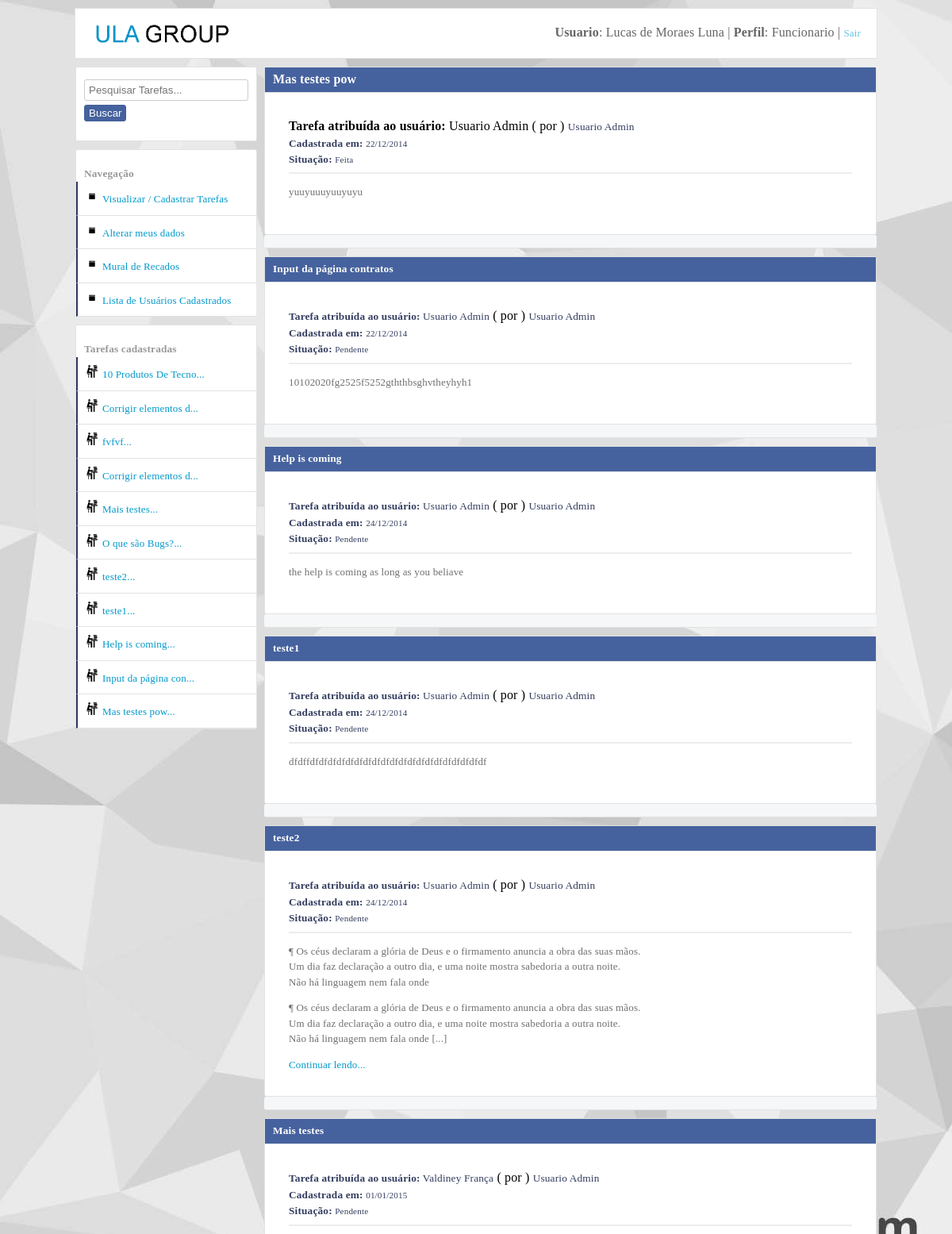
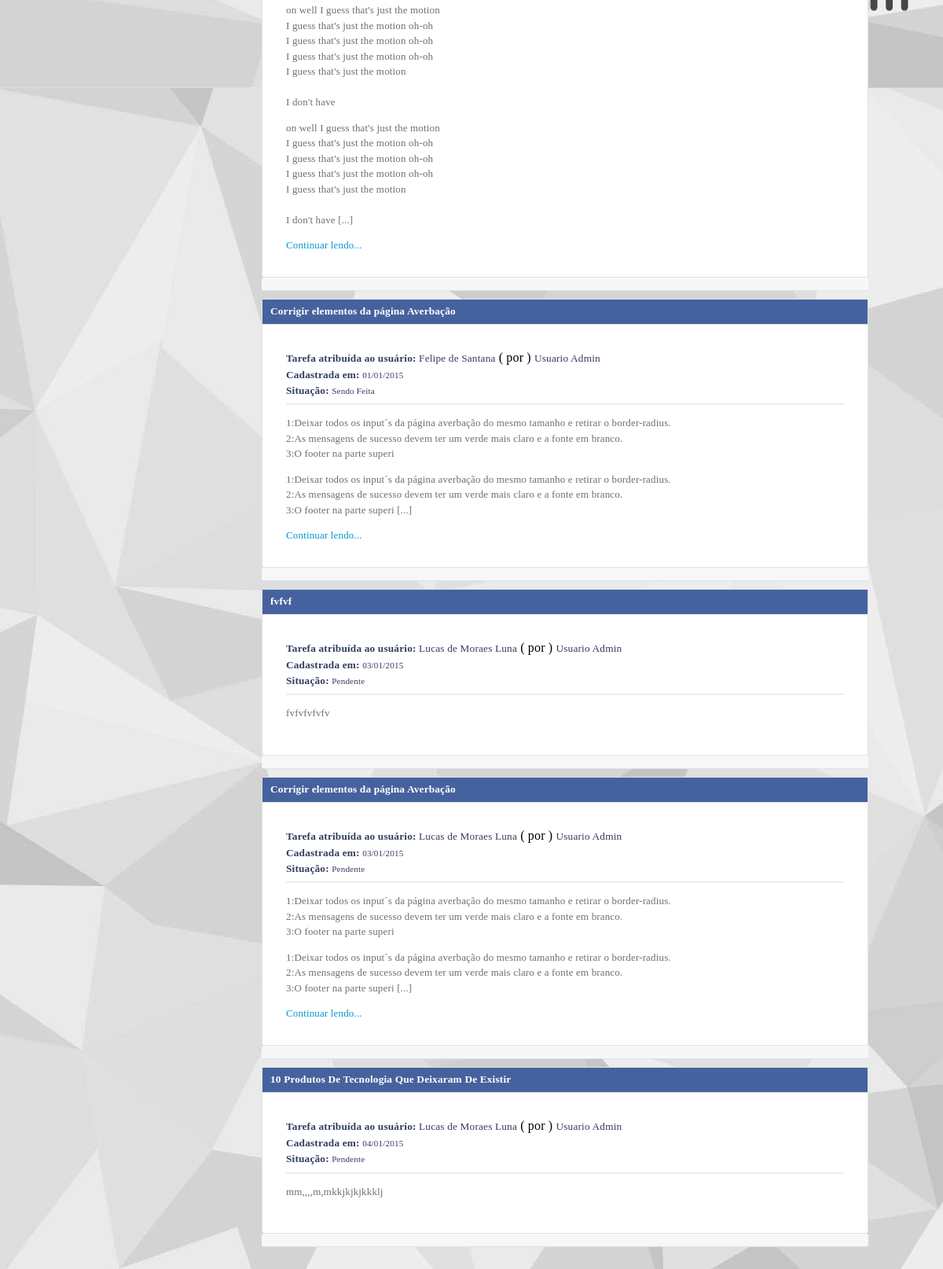
The page /dashboard.php?tarefasCadaUsuario&id=12 (signed in) on the database its author committed (2 pictures, top to bottom).
### tables this page shows
CREATE TABLE IF NOT EXISTS `tarefas` (
  `id` int(11) NOT NULL AUTO_INCREMENT,
  `titulo` varchar(50) NOT NULL,
  `texto` text NOT NULL,
  `vinculoUsuario` int(11) NOT NULL,
  `dataCadastro` varchar(10) NOT NULL,
  `situacao` int(11) DEFAULT NULL,
  `dataAcao` varchar(10) DEFAULT NULL,
  `criadorDaTarefa` int(11) NOT NULL,
  PRIMARY KEY (`id`),
  KEY `fk_criador_da_tarefa` (`criadorDaTarefa`),
  KEY `fk_quem_vai_fazer_a_tarefa` (`vinculoUsuario`)
);

CREATE TABLE IF NOT EXISTS `usuarios` (
  `id` int(11) NOT NULL AUTO_INCREMENT,
  `nome` varchar(40) NOT NULL,
  `login` varchar(40) NOT NULL,
  `senha` varchar(10) NOT NULL,
  `dataCadastro` varchar(10) NOT NULL,
  `perfil` int(11) NOT NULL,
  `perfil_master_master` int(11) DEFAULT NULL,
  PRIMARY KEY (`id`)
);

### Container.class.php (called while the page is built, shortened)
<?php
class Container
{
	public static function getUsuario()
	{
		$usuario = new UsuarioModel(self::getConexao());
		return $usuario;
	}
	public static function getConexao()
	{
		$servidor = "false";
		if ($servidor == "true")
		{
			$conexao = new Conexao("mysql.hostinger.com.br","u592982482_ney","u592982482_ney","32402709ney");
		}
		else
		{
			$conexao = new Conexao("localhost","tarefas","root","");
		}
	    return $conexao;
	}
}

### db/Conexao.class.php (called while the page is built, shortened)
<?php
class Conexao implements ConexaoInterface
{
	private $host;
	private $db;
	private $user;
	private $password;
	public function __construct($host, $db, $user, $password)
	{
		$this->host = $host;
		$this->db = $db;
		$this->user = $user;
		$this->password = $password;
	}
	public function connect()
	{
		return new \PDO("mysql:host={$this->host};dbname={$this->db}",$this->user,$this->password);
	}
}

### models/UsuarioModel.class.php (called while the page is built, shortened)
<?php
class UsuarioModel
{
	private $tableName = "usuarios";
	private $db;
	public function __construct(ConexaoInterface $conexao)
	{
		$this->db = $conexao->connect();
	}
	public function listarWhere($campo, $valor)
	{
		if ($campo == "id")
		{
			$valor = (int) $valor;
		}
		$query = $this->db->prepare("select * from {$this->tableName} where {$campo} = ?");
		$query->execute(array($valor));
		return $query->fetchAll(PDO::FETCH_OBJ);
	}
	public function colecaoUsuarioTarefas()
	{
		$query = $this->db->prepare("select usuarios.id as idUsuario, tarefas.id as idTarefas,
        nome, login, perfil, usuarios.dataCadastro as usuarioDataDoCadastro,
        titulo, texto, tarefas.dataCadastro as tarefasDataDoCadastro,
        situacao, dataAcao, criadorDaTarefa, vinculoUsuario
        from usuarios join tarefas on tarefas.criadorDaTarefa =
        usuarios.id order by tarefas.id desc");
        $query->execute();
		return $query->fetchAll(PDO::FETCH_OBJ);
	}
	public function colecaoUsuarioTarefasWhere($campo, $valor)
	{
		$query = $this->db->prepare("select usuarios.id as idUsuario, tarefas.id as idTarefas,
        nome, login, perfil, usuarios.dataCadastro as usuarioDataDoCadastro,
        titulo, texto, tarefas.dataCadastro as tarefasDataDoCadastro,
        situacao, dataAcao, criadorDaTarefa, vinculoUsuario
        from usuarios join tarefas on tarefas.criadorDaTarefa =
        usuarios.id where {$campo} = ?");
        $query->execute(array($valor));
		return $query->fetchAll(PDO::FETCH_OBJ);
	}
}

### utilidades/functions.php (called while the page is built, shortened)
<?php
function DelimitarPorTamnho($entrada,$tamanho,$acabamento)
{
	$saida = str_split($entrada,$tamanho);
    return $saida[0].$acabamento;
}
function situacaoTarefa($situacao)
{
	if ($situacao == "1")
	{
		return "Pendente";
	}
	elseif ($situacao == "2")
	{
		return "Sendo Feita";
	}
	elseif ($situacao == "3")
	{
		return "Feita";
	}
}

### layout_parts/area_result_post_cada_usuario.php (the view, shortened to what this page needs)
<?php
foreach($usuario->colecaoUsuarioTarefasWhere("criadorDaTarefa",$id) as $listar):
foreach($usuario->listarWhere("id",$listar->vinculoUsuario) as $list)
{
	$_nomeDoUsuarioTarefaAtibuida = $list->nome;
}
?>
<section class="areas apresenta-tarefas">
<h1 class="h1-title-tarefas"><?php echo $listar->titulo; ?></h1>
<div class="info-areas">
<b>Tarefa atribuída ao usuário:</b> <?php echo $_nomeDoUsuarioTarefaAtibuida; ?></small> ( por ) <small><?php echo $listar->nome; ?><br>
<b>Cadastrada em:</b> <small><?php echo $listar->tarefasDataDoCadastro; ?></small> <br>
<b>Situação:</b> <small><?php echo situacaoTarefa($listar->situacao); ?></small> <br>
<hr>
<p><?php echo nl2br(DelimitarPorTamnho($listar->texto, 200, "")); ?></p>
<?php
if (strlen($listar->texto) > 200):
?>
<p><?php echo nl2br(DelimitarPorTamnho($listar->texto, 200, " [...]")); ?></p>
<a href="visualizar_tarefa_completa.php?textoCompleto&id=<?php echo $listar->idTarefas; ?>" title="Ler a tarefa completa">Continuar lendo...</a>
<?php endif; ?>
</div>
</section>
<div class="footer-areas">
</div>
<?php endforeach; ?>

### layout_parts/area_left.php (shortened to what this page needs)
<div id="main-area-left">
<section class="left">
<div class="div_oculta_left">
<form method="get" action="dashboard.php">
	<input type="search" name="input_pesquisa" id="input_pesquisa" placeholder="Pesquisar Tarefas...">
	<button type="submit" class="button-postar">Buscar</button>
</form>
</div>
</section>
<section class="left">
<br>
<b>Navegação</b>
<ul id="menu-left" class="cadastrar-usuario">
	<li><a href="dashboard.php">Visualizar / Cadastrar Tarefas</a></li>
	<li><a href="alterar_meus_dados.php?alterarMeusDados">Alterar meus dados</a></li>
	<li><a href="pagina_de_recados.php">Mural de Recados</a></li>
</ul>
</section>
<ul id="menu-left" class="cadastrar-usuario">
<li><a href="#" class="show_menu_usuarios_cadastrados">Lista de Usuários Cadastrados</a></li>
</ul>
<section class="left">
<br>
<b>Tarefas cadastradas</b>
<ul id="menu-left" class="cadastrar-usuario">
	<?php foreach($usuario->colecaoUsuarioTarefas() as $listar):?>
	  <li><a class="link-arquivos" href="visualizar_tarefa_completa.php?textoCompleto&id=<?php echo $listar->idTarefas; ?>" title="<?php echo $listar->titulo . ": (" . $listar->tarefasDataDoCadastro ." )"; ?>"><?php echo DelimitarPorTamnho($listar->titulo, 20, "..."); ?></a></li>
    <?php endforeach; ?>
</ul>
</section>
</div>

### css/style.css (style rules this page uses)
body { background:#e9eaed; font-family:Tahoma!important; margin:0; margin-bottom:20px; margin-top:10px; font-family: "freight-text-pro",Georgia,Cambria,"Times New Roman",Times,serif; letter-spacing: 0.01rem; font-weight: 400; font-style: normal; line-height: 1.5; background-image:url("css_img/fundo.jpg")!important; background-attachment: fixed; }
.areas { width:750px; height:auto; min-height:200px; background:#ffffff; margin:auto; border-radius:3px; border:1px solid #e1e2e3; margin-top:0px; padding:10px; }
.apresenta-tarefas h1 { display:block; padding:10px; padding-bottom:1px; background:#f6f7f8; padding-top:0!important; line-height:30px!important; border-bottom:1px solid #e1e2e3; margin-bottom:0!important; }
.apresenta-tarefas { padding:0; width:770px; }
.apresenta-tarefas small { color:#333d5f; }
hr { opacity:0.60; border:1px solid #e1e2e3; }
.info-areas { padding:30px; font-family: "freight-text-pro",Georgia,Cambria,"Times New Roman",Times,serif; letter-spacing: 0.01rem; font-weight: 400; font-style: normal; line-height: 1.5; }
.info-areas p { font-size:15px; }
.footer-areas { display:block; padding:0; background:#f6f7f8; padding-top:3!important; padding-bottom:3!important; line-height:30px!important; border-bottom:1px solid #e1e2e3; min-height:10px; border-radius:3px; border-left:0; border-right:0; padding-left:10px; margin-bottom:10px; }
.areas p { color:#333333; }
.areas h1,h2,h3,h4 { margin:0; margin-bottom:10px; color:#999999; }
.button-postar { padding:5px; background:#46629e; border:1px solid #476199; border-radius:3px; color:white; margin:11px 0px; cursor:pointer; font-weight:bold; }
#main-area-left { width:229px; }
.left { width:227px; background:white; height:auto; margin-top:10px; border:1px solid #e1e2e3; border-radius:3px; }
.left b { margin-left:10px; margin-top:10px!important; color:#999999; }
input { width:300px; padding:5px; border-radius:3px; border:1px solid #cccccc; outline:none; margin-top:5px; margin-bottom:5px; }
button { margin-top:8px; }
a { color:#0099cc; font-size:13px; text-decoration:none; }
ul { margin:0; padding:0; list-style:none; }
#menu-left a { display:block; padding:10px; background:white; border-bottom:1px solid #e1e2e3; border-left:2px solid #2c375d; }
.cadastrar-usuario a::before { content: url(css_img/icone_cadastrar_usuario.png); margin-right:5px; }
.link-arquivos::before { content: url(css_img/icone_arquivos.png)!important; margin-right:5px; }
.h1-title-tarefas { background:#46629e!important; color:white!important; }
.show_menu_usuarios_cadastrados { display:block; padding-top:10px; padding-bottom:10px; background:white; width:205px; border-left:2px solid #009900; margin-left:1px; margin-top:-1px; }
.div_oculta_left { padding:10px; padding-bottom:0; }
.div_oculta_left input { width:207px; }
.div_oculta_left button { margin-top:0px; padding-top:2px; padding-bottom:2px; font-weight:normal; }
.corpo-recado b, p { opacity:0.70; font-size:13px!important; }

### css/SimpleAnimationCSS.css (style rules this page uses)
.comes-here { -webkit-animation:comes-here 1.5s 1; -moz-animation:comes-here 1.5s 1; -o-animation:comes-here 1.5s 1; -ms-animation:comes-here 1.5s 1; }

### rows shown on the page
tarefas: titulo "Mas testes pow", criadorDaTarefa.nome "Usuario Admin", dataCadastro "22/12/2014", situacao "Feita", texto "yuuyuuuyuuyuyu", titulo "Mas testes pow..."
tarefas: titulo "Input da página contratos", criadorDaTarefa.nome "Usuario Admin", dataCadastro "22/12/2014", situacao "Pendente", texto "10102020fg2525f5252gththbsghvtheyhyh1", titulo "Input da página con..."
tarefas: titulo "Help is coming", criadorDaTarefa.nome "Usuario Admin", dataCadastro "24/12/2014", situacao "Pendente", texto "the help is coming as long as you beliave", titulo "Help is coming..."
tarefas: titulo "teste1", criadorDaTarefa.nome "Usuario Admin", dataCadastro "24/12/2014", situacao "Pendente", texto "dfdffdfdfdfdfdfdfdfdfdfdfdfdfdfdfdfdfdfdfdfdf", titulo "teste1..."
tarefas: titulo "teste2", criadorDaTarefa.nome "Usuario Admin", dataCadastro "24/12/2014", situacao "Pendente", texto "¶ Os céus declaram a glória de Deus e o firmamento anuncia a obra das suas mãos. Um dia faz declaração a outro dia, e uma noite mostra sabedoria a outra noite. Não há linguagem nem fala onde", texto "¶ Os céus declaram a glória de Deus e o firmamento anuncia a obra das suas mãos. Um dia faz declaração a outro dia, e uma noite mostra sabedoria a outra noite. Não há linguagem nem fala onde [...]", titulo "teste2..."
tarefas: titulo "Mais testes", vinculoUsuario.nome "Valdiney França", criadorDaTarefa.nome "Usuario Admin", dataCadastro "01/01/2015", situacao "Pendente", texto "on well I guess that's just the motion I guess that's just the motion oh-oh I guess that's just the motion oh-oh I guess that's just the motion oh-oh I guess that's just the motion I don't have", texto "on well I guess that's just the motion I guess that's just the motion oh-oh I guess that's just the motion oh-oh I guess that's just the motion oh-oh I guess that's just the motion I don't have [...]", titulo "Mais testes..."
tarefas: titulo "Corrigir elementos da página Averbação", vinculoUsuario.nome "Felipe de Santana", criadorDaTarefa.nome "Usuario Admin", dataCadastro "01/01/2015", situacao "Sendo Feita", texto "1:Deixar todos os input´s da página averbação do mesmo tamanho e retirar o border-radius. 2:As mensagens de sucesso devem ter um verde mais claro e a fonte em branco. 3:O footer na parte superi", texto "1:Deixar todos os input´s da página averbação do mesmo tamanho e retirar o border-radius. 2:As mensagens de sucesso devem ter um verde mais claro e a fonte em branco. 3:O footer na parte superi [...]", titulo "Corrigir elementos d..."
tarefas: titulo "fvfvf", vinculoUsuario.nome "Lucas de Moraes Luna", criadorDaTarefa.nome "Usuario Admin", dataCadastro "03/01/2015", situacao "Pendente", texto "fvfvfvfvfv", titulo "fvfvf..."
tarefas: titulo "Corrigir elementos da página Averbação", vinculoUsuario.nome "Lucas de Moraes Luna", criadorDaTarefa.nome "Usuario Admin", dataCadastro "03/01/2015", situacao "Pendente", texto "1:Deixar todos os input´s da página averbação do mesmo tamanho e retirar o border-radius. 2:As mensagens de sucesso devem ter um verde mais claro e a fonte em branco. 3:O footer na parte superi", texto "1:Deixar todos os input´s da página averbação do mesmo tamanho e retirar o border-radius. 2:As mensagens de sucesso devem ter um verde mais claro e a fonte em branco. 3:O footer na parte superi [...]", titulo "Corrigir elementos d..."
tarefas: titulo "10 Produtos De Tecnologia Que Deixaram De Existir", vinculoUsuario.nome "Lucas de Moraes Luna", criadorDaTarefa.nome "Usuario Admin", dataCadastro "04/01/2015", situacao "Pendente", texto "mm,,,,m,mkkjkjkjkkklj", titulo "10 Produtos De Tecno..."
tarefas: titulo "O que são Bugs?..."

### other values the page prints
$_SESSION["nome"] "Lucas de Moraes Luna"
$tipoPerfil "Funcionario"
